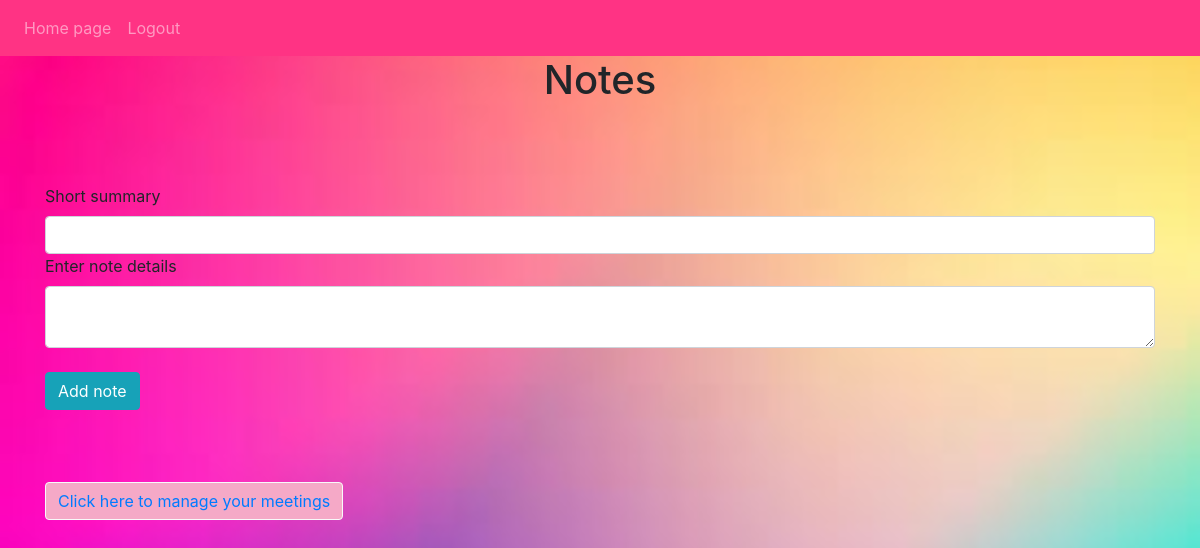
The page / (signed in) on the database as committed earlier.
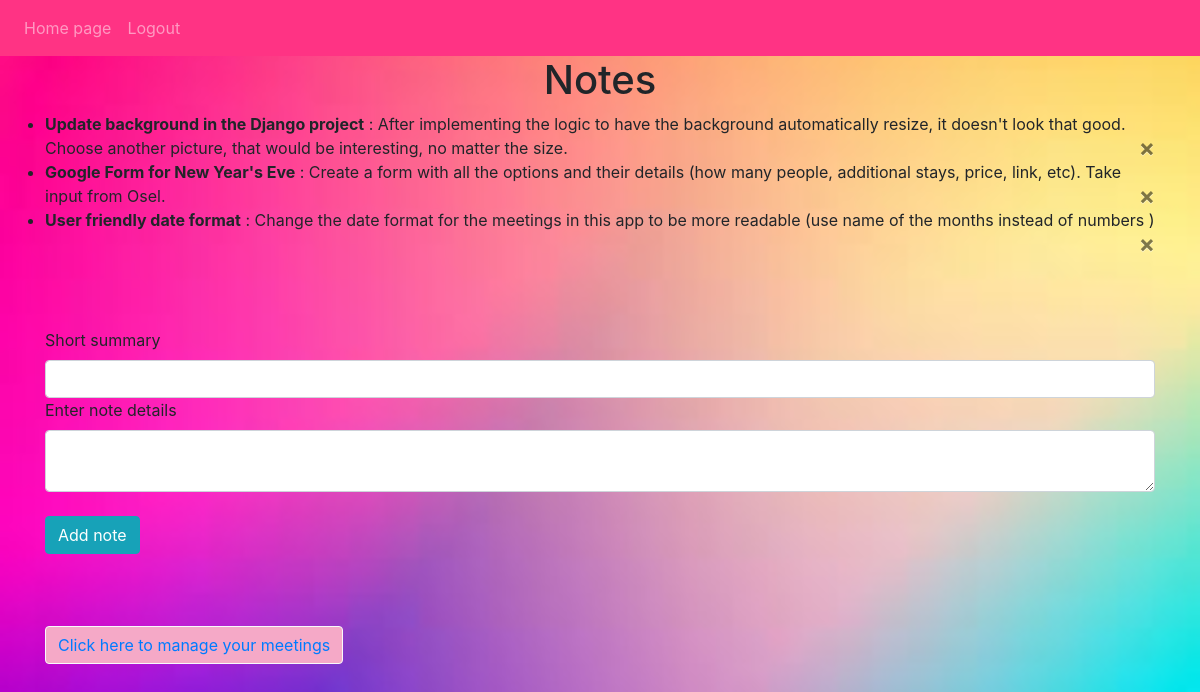
The same page on the database as committed later.
### planner/models.py (models this page shows)
class Note(db.Model):
    id = db.Column(db.Integer, primary_key=True)
    summary = db.Column(db.String(50))
    data = db.Column(db.String(1000))
    date_created = db.Column(db.DateTime(timezone=True), default=func.now())
    user_id = db.Column(db.Integer, db.ForeignKey("user.id"))

### planner/views.py (the view, shortened to what this page needs)
@views.route("/", methods=["GET", "POST"])
@login_required
def index():
    return render_template("home.html", user=current_user)

### planner/__init__.py (called while the page is built)
def create_app():
    app = Flask(__name__)
    app.config["SECRET_KEY"] = "abcd1234efgh5678"
    app.config["SQLALCHEMY_DATABASE_URI"] = f"sqlite:///{DB_NAME}"
    db.init_app(app)
    from .auth import auth
    from .views import views
    app.register_blueprint(views, url_prefix="/")
    app.register_blueprint(auth, url_prefix="/")
    from .models import Meeting, Note, User
    with app.app_context():
        if not path.exists(f"instance/{DB_NAME}"):
            db.create_all()
            print("Created Database!")
    login_manager = LoginManager()
    login_manager.login_view = "auth.login"
    login_manager.init_app(app)
    @login_manager.user_loader
    def load_user(id):
        return User.query.get(int(id))
    return app

### planner/templates/home.html (shortened to what this page needs)
{% extends "base.html" %}
{% block content %}
<h1 align="center">Notes</h1>
<ul class="list-group list-group-flush" id="notes">
    {% for note in user.notes %}
    <li class="list-group-item-transparent"><b>{{ note.summary }}</b> : {{ note.data }}
    <button type="button"
            class="close"
            onClick="deleteNote({{ note.id }})">
        <span aria-hidden="true">&times;</span>
    </button>
    </li>
    {% endfor %}
</ul>
<br><br><br>
<form method="POST">
    <label for="summary">Short summary</label>
    <input type="text" class="form-control" id="summary" name="summary"/>
    <label for="data">Enter note details</label>
    <textarea name="data" id="data" class="form-control"></textarea>
    <br>
    <button type="submit" class="btn btn-info">Add note</button>
</form>
<br><br><br>
<button type="button" class="btn btn-light" style="background-color: #F5A9C7;">
    <a href="/meetings">Click here to manage your meetings</a>
</button>
{% endblock %}

Rows that differ between the two databases and show on the page:
added Note: summary "Update background in the Django project", data "After implementing the logic to have the background automatically resize, it doesn't look that good. Choose another picture, that would be interesting, no matter the size."
added Note: summary "Google Form for New Year's Eve", data "Create a form with all the options and their details (how many people, additional stays, price, link, etc). Take input from Osel."
added Note: summary "User friendly date format", data "Change the date format for the meetings in this app to be more readable (use name of the months instead of numbers )"
